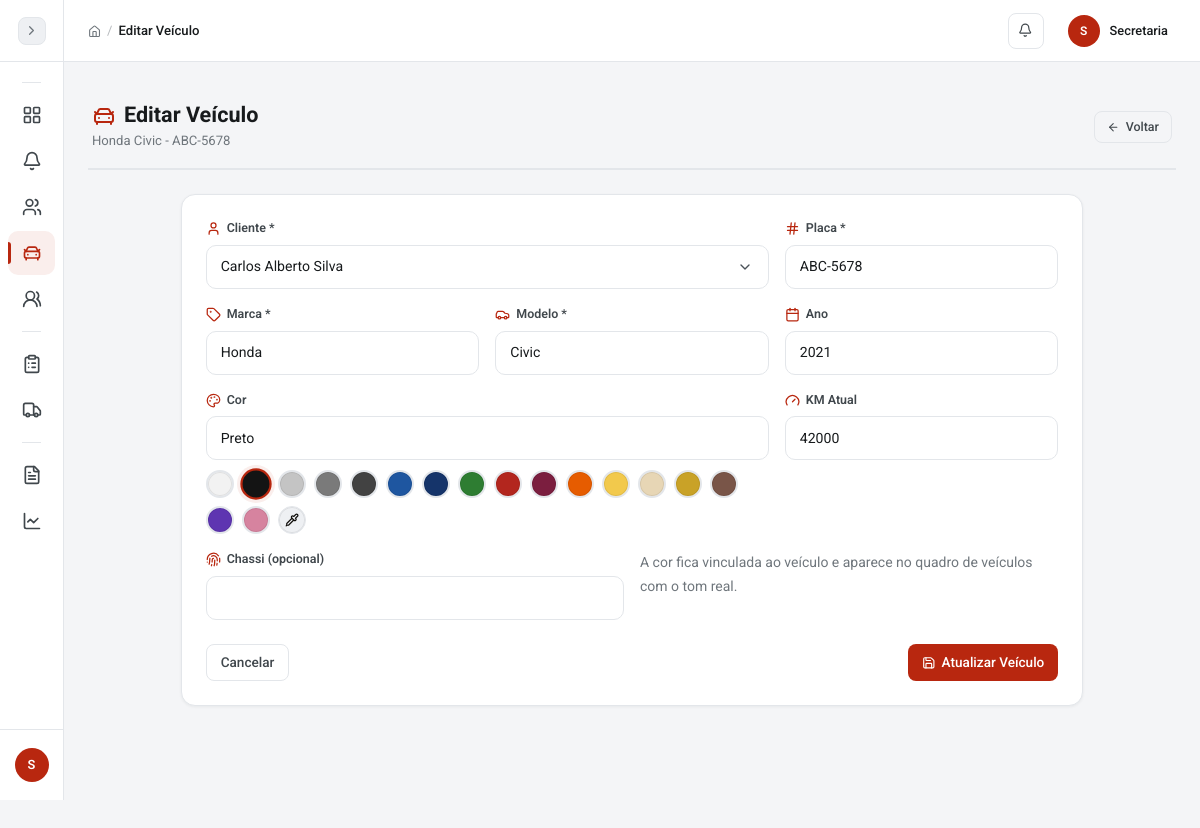
The page /pages/veiculos/editar.php?id=2 (signed in) on the database its author committed.
### tables this page shows
CREATE TABLE veiculos (
  id INT AUTO_INCREMENT PRIMARY KEY,
  cliente_id INT NOT NULL,
  placa VARCHAR(10) UNIQUE,
  marca VARCHAR(50),
  modelo VARCHAR(60),
  ano YEAR,
  cor VARCHAR(30),
  km_atual INT DEFAULT 0,
  chassi VARCHAR(30),
  marca_id INT NULL,
  modelo_base_id INT NULL,
  modelo_id INT NULL,
  fipe_versao VARCHAR(150) NULL,
  valor_fipe DECIMAL(10,2) NULL,
  fipe_mes_referencia VARCHAR(20) NULL,
  FOREIGN KEY (cliente_id) REFERENCES clientes(id) ON DELETE CASCADE,
  FOREIGN KEY (marca_id) REFERENCES fipe_marcas(id) ON DELETE SET NULL,
  FOREIGN KEY (modelo_base_id) REFERENCES fipe_modelos_base(id) ON DELETE SET NULL,
  FOREIGN KEY (modelo_id) REFERENCES fipe_modelos(id) ON DELETE SET NULL
);

### config/conexao.php (called while the page is built, shortened)
<?php
function esc($dado) {
    return htmlspecialchars((string) $dado, ENT_QUOTES, 'UTF-8');
}
function cores_veiculo(): array {
    return [
        'Branco' => '#f2f2f2',
        'Preto' => '#141414',
        'Prata' => '#c4c4c4',
        'Cinza' => '#7a7a7a',
        'Grafite' => '#424242',
        'Azul' => '#1e56a0',
        'Azul Escuro' => '#15346a',
        'Verde' => '#2e7d32',
        'Vermelho' => '#b3261e',
        'Vinho' => '#7b1e3f',
        'Laranja' => '#e65c00',
        'Amarelo' => '#f2c94c',
        'Bege' => '#e7d6b5',
        'Dourado' => '#c9a227',
        'Marrom' => '#795548',
        'Roxo' => '#5e35b1',
        'Rosa' => '#d6839f',
    ];
}
?>

### pages/veiculos/editar.php (the view, shortened to what this page needs)
<?php
require_once __DIR__ . '/../../config/conexao.php';
$id = isset($_GET['id']) ? (int)$_GET['id'] : 0;
$stmt = $conn->prepare("SELECT v.*, c.nome as cliente_nome FROM veiculos v LEFT JOIN clientes c ON c.id = v.cliente_id WHERE v.id = :id");
$stmt->bindParam(':id', $id);
$stmt->execute();
$veiculo = $stmt->fetch();
require_once __DIR__ . '/../../includes/header.php';
?>
<div class="page-header">
    <div>
        <h1><i data-lucide="car-front" class="text-primary me-2"></i>Editar Veículo</h1>
        <span class="page-subtitle"><?php echo esc($veiculo['marca']) . ' ' . esc($veiculo['modelo']) . ' - ' . esc($veiculo['placa']); ?></span>
    </div>
    <a href="listar.php" class="btn btn-outline-secondary btn-icon">
        <i data-lucide="arrow-left"></i> Voltar
    </a>
</div>
<div class="row justify-content-center">
    <div class="col-lg-10">
        <div class="card">
            <div class="card-body p-4">
                <form method="POST" action="processar.php?acao=editar" onsubmit="return validarFormularioVeiculo()">
                    <div class="row g-3">
                        <div class="col-md-8">
                            <label for="cliente_id" class="form-label-with-icon"><i data-lucide="user"></i> Cliente *</label>
                            <select class="form-select" id="cliente_id" name="cliente_id" required>
                                <?php
                                $stmt_clientes = $conn->query("SELECT id, nome FROM clientes ORDER BY nome");
                                foreach ($stmt_clientes->fetchAll() as $c):
                                    $selected = ($c['id'] == $veiculo['cliente_id']) ? 'selected' : '';
                                ?>
                                    <option value="<?php echo $c['id']; ?>" <?php echo $selected; ?>><?php echo esc($c['nome']); ?></option>
                                <?php endforeach; ?>
                            </select>
                        </div>
                        <div class="col-md-4">
                            <label for="placa" class="form-label-with-icon"><i data-lucide="hash"></i> Placa *</label>
                            <input type="text" class="form-control text-uppercase" id="placa" name="placa" value="<?php echo esc($veiculo['placa']); ?>" oninput="formatarPlaca(this)" required>
                        </div>
                        <div class="col-md-4">
                            <label for="marca" class="form-label-with-icon"><i data-lucide="tag"></i> Marca *</label>
                            <input type="text" class="form-control" id="marca" name="marca" value="<?php echo esc($veiculo['marca']); ?>" required>
                        </div>
                        <div class="col-md-4">
                            <label for="modelo" class="form-label-with-icon"><i data-lucide="car"></i> Modelo *</label>
                            <input type="text" class="form-control" id="modelo" name="modelo" value="<?php echo esc($veiculo['modelo']); ?>" required>
                        </div>
                        <div class="col-md-4">
                            <label for="ano" class="form-label-with-icon"><i data-lucide="calendar"></i> Ano</label>
                            <input type="number" class="form-control" id="ano" name="ano" min="1950" max="2030" value="<?php echo $veiculo['ano']; ?>">
                        </div>
                        <div class="col-md-8">
                            <label for="cor" class="form-label-with-icon"><i data-lucide="palette"></i> Cor</label>
                            <input type="text" class="form-control" id="cor" name="cor" value="<?php echo esc($veiculo['cor']); ?>" placeholder="Escolha uma cor abaixo ou digite (ex: Preto, #b3261e)" autocomplete="off" maxlength="30">
                            <div class="color-palette" id="corPalette">
                                <?php foreach (cores_veiculo() as $nome => $hex): ?>
                                    <button type="button" class="color-swatch" data-cor="<?php echo esc($nome); ?>" data-hex="<?php echo esc($hex); ?>" title="<?php echo esc($nome); ?>" style="background-color:<?php echo esc($hex); ?>;"></button>
                                <?php endforeach; ?>
                                <label class="color-swatch color-picker-swatch" title="Cor personalizada (seletor de cor)">
                                    <i data-lucide="pipette" class="color-picker-icon"></i>
                                </label>
                            </div>
                        </div>
                        <div class="col-md-4">
                            <label for="km_atual" class="form-label-with-icon"><i data-lucide="gauge"></i> KM Atual</label>
                            <input type="number" class="form-control" id="km_atual" name="km_atual" min="0" value="<?php echo $veiculo['km_atual']; ?>">
                        </div>
                        <div class="col-md-6">
                            <label for="chassi" class="form-label-with-icon"><i data-lucide="fingerprint"></i> Chassi (opcional)</label>
                            <input type="text" class="form-control" id="chassi" name="chassi" value="<?php echo esc($veiculo['chassi']); ?>">
                        </div>
                        <div class="col-md-6">
                            <small class="text-muted">A cor fica vinculada ao veículo e aparece no quadro de veículos com o tom real.</small>
                        </div>
                    </div>
                    <div class="d-flex justify-content-between mt-4">
                        <a href="listar.php" class="btn btn-outline-secondary">Cancelar</a>
                        <button type="submit" class="btn btn-primary btn-icon">
                            <i data-lucide="save"></i> Atualizar Veículo
                        </button>
                    </div>
                </form>
            </div>
        </div>
    </div>
</div>
<?php require_once __DIR__ . '/../../includes/footer.php'; ?>

### includes/header.php (style rules this page uses)
html.js body { opacity:0;transition:opacity .25s ease }

### rows shown on the page
veiculos: marca "Honda", modelo "Civic", placa "ABC-5678", ano "2021", cor "Preto", km_atual "42000"

### other values the page prints
substr($nome_usuario, 0, 1) "S"
$titulo_pagina "Editar Veículo"
substr($_SESSION['usuario_nome'] ?? 'U', 0, 1) "S"
$_SESSION['usuario_nome'] "Secretaria"
form field cliente_id "Carlos Alberto Silva"
